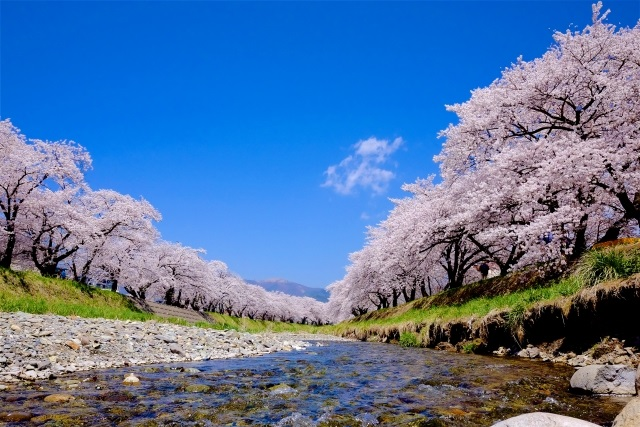
#> input picture img/2869668_s.jpg, 640 x 427 px
$ python -i main.py   (imports and definitions only)
#> lines starting #> are read from the running program, lines starting #| are printed output that depends on the picture
#> further down, picture is the input picture: PIL image 640x427 RGB; mean R, G, B 85.6, 117, 158.9
from PIL import Image, ImageDraw, ImageFont, ImageEnhance, ImageFilter, ImageOps
import tkinter as tk
from tkinter import ttk
from tkinterdnd2 import *
from tkinter import messagebox
import os.path
import webbrowser

message = None
root = None
MESSAGE = "gifにしたい画像ファイルをドロップしてください。"


# [16 lines left out: functions make_inv_img, get_new_filename, not called in this run]


def get_gray(img):
    rgb2xyz_rec709 = (
        0.412453, 0.357580, 0.180423, 0,
        0.212671, 0.715160, 0.072169, 0,  # RGB mixing weight
        0.019334, 0.119193, 0.950227, 0)

    gamma22LUT = [pow(x/255.0, 2.2)*255 for x in range(256)] * 3
    gamma045LUT = [pow(x/255.0, 1.0/2.2)*255 for x in range(256)]

    img_rgb = img.convert("RGB")  # any format to RGB
    img_rgbL = img_rgb.point(gamma22LUT)
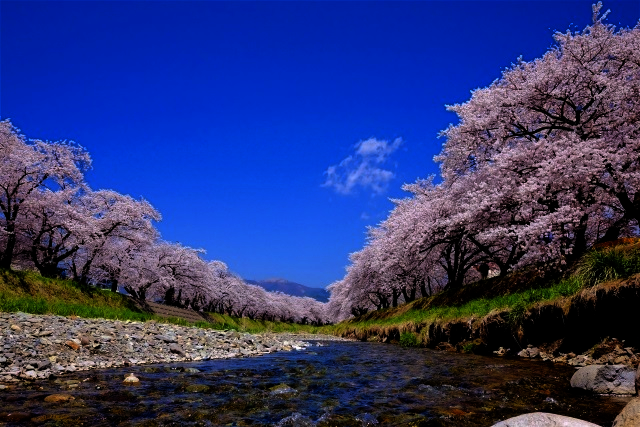
#> img_rgbL: PIL image 640x427 RGB; mean R, G, B 45.1, 55.5, 116.7
    # RGB to L(grayscale BT.709)
    img_grayL = img_rgbL.convert("L", rgb2xyz_rec709)
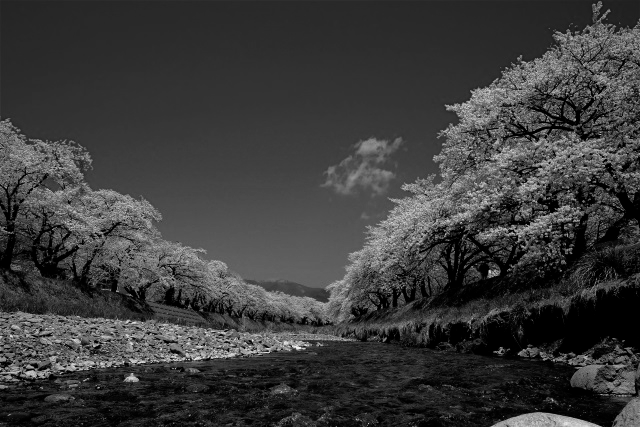
#> img_grayL: PIL image 640x427 L; min 0, max 241, mean 59.5
    img_gray = img_grayL.point(gamma045LUT)
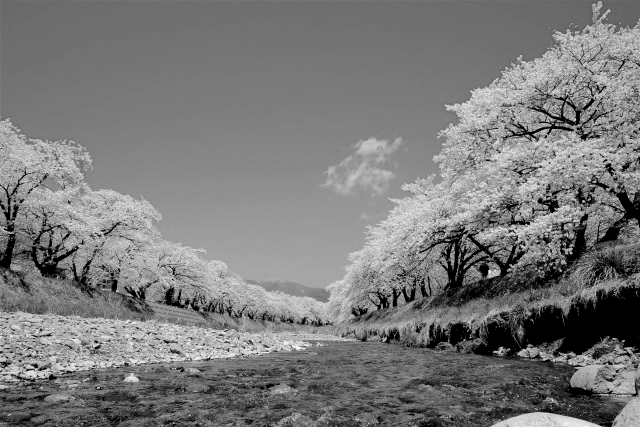
#> img_gray: PIL image 640x427 L; min 0, max 249, mean 121.7
    return img_gray


# [61 lines left out: function make_gif, not called in this run]


def drop(event):
    path = event.data[1:-1]
    make_gif(path)


# [17 lines left out: function main, not called in this run]


# [1 line not run here, left out]

>>> from PIL import Image
>>> picture = Image.open('img/2869668_s.jpg')
>>> result = get_gray(picture)
